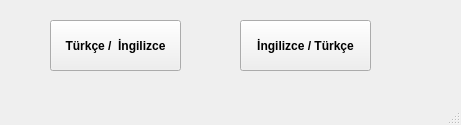
<?xml version="1.0" encoding="UTF-8"?>
<ui version="4.0">
 <class>Kilavuz</class>
 <widget class="QMainWindow" name="Kilavuz">
  <property name="geometry">
   <rect>
    <x>0</x>
    <y>0</y>
    <width>461</width>
    <height>125</height>
   </rect>
  </property>
  <property name="windowTitle">
   <string>Türkçe Dil Kılavuzu</string>
  </property>
  <widget class="QWidget" name="centralwidget">
   <widget class="QPushButton" name="pushButton">
    <property name="geometry">
     <rect>
      <x>50</x>
      <y>20</y>
      <width>131</width>
      <height>51</height>
     </rect>
    </property>
    <property name="font">
     <font>
      <weight>75</weight>
      <bold>true</bold>
     </font>
    </property>
    <property name="text">
     <string>Türkçe /  İngilizce</string>
    </property>
   </widget>
   <widget class="QPushButton" name="pushButton_2">
    <property name="geometry">
     <rect>
      <x>240</x>
      <y>20</y>
      <width>131</width>
      <height>51</height>
     </rect>
    </property>
    <property name="font">
     <font>
      <weight>75</weight>
      <bold>true</bold>
     </font>
    </property>
    <property name="text">
     <string>İngilizce / Türkçe</string>
    </property>
   </widget>
  </widget>
  <widget class="QMenuBar" name="menubar">
   <property name="geometry">
    <rect>
     <x>0</x>
     <y>0</y>
     <width>461</width>
     <height>26</height>
    </rect>
   </property>
  </widget>
  <widget class="QStatusBar" name="statusbar"/>
 </widget>
 <resources/>
 <connections/>
</ui>
